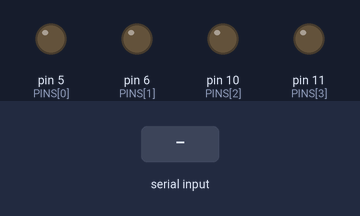
Recording of a sketch running on a simulated Arduino Uno, built with avr-gcc and run on an emulated ATmega328P. Shown: output pins drawn as LEDs (lit = HIGH). The inputs (shaded band) are chosen by the test bench.

Above: at 1.2 s.
1.3 s: "H" received over Serial
At 2.5 s:
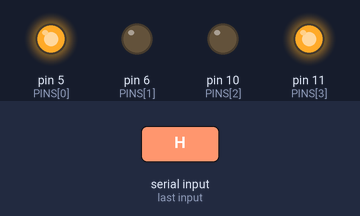
2.8 s: "J" received over Serial
At 4.2 s:
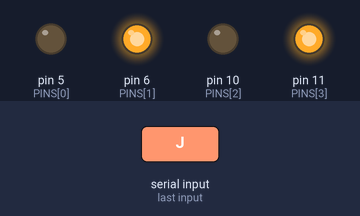
4.8 s: "K" received over Serial
At 5.8 s:
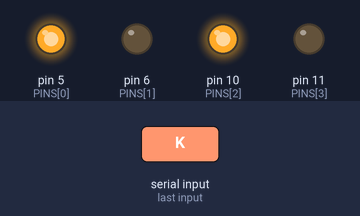
6.8 s: "L" received over Serial
At 8.5 s:
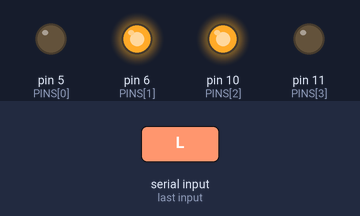
8.8 s: "X" received over Serial
At 9.6 s:
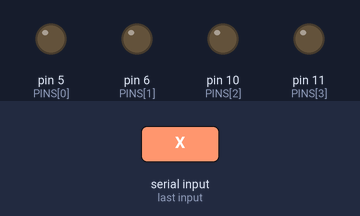
Timing chart, 0 to 11.3 s (numbered marks = the images above; inputs shaded):
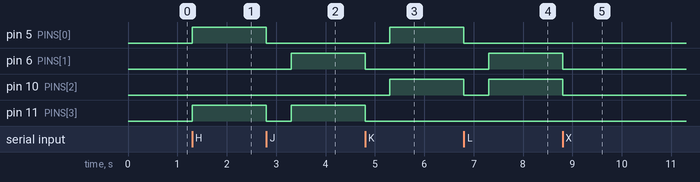

The sketch:

sketch.ino
```cpp
#define STOP   1 // 停止状态
#define RUNING 0 // 正在运行状态

const int PINS[] = {5, 6, 10, 11};          // 马达控制接口
const int H[] = {HIGH, LOW, LOW, HIGH};     // 左
const int J[] = {LOW, HIGH, LOW, HIGH};     // 下
const int K[] = {HIGH, LOW, HIGH, LOW};     // 上
const int L[] = {LOW, HIGH, HIGH, LOW};     // 右

bool status = STOP;
char lastCommand = ' ';

void setup() {
    Serial.begin(9600);

    for (int i = 0; i < 4; ++i) {
        pinMode(PINS[i], OUTPUT);
    }
}

void loop() {
    while (Serial.available()) {
        char command = Serial.read();

        switch (command) {
            case 'H':
                if (lastCommand == command) break;
                pause();
                setMode(H);
                break;
            case 'J':
                if (lastCommand == command) break;
                pause();
                setMode(J);
                break;
            case 'K':
                if (lastCommand == command) break;
                pause();
                setMode(K);
                break;
            case 'L':
                if (lastCommand == command) break;
                pause();
                setMode(L);
                break;
            case 'X':
                stop();
                break;
            default:
                stop();
                Serial.println("COMMAND ERROR");
                break;
        }

        lastCommand = command;
    }
}

void pause() {
    if (status) return;

    for (int i = 0; i < 4; ++i) {
        digitalWrite(PINS[i], LOW); // 全部停止,LOW表示慢速停止,HIGH表示快速停止
    }

    delay(500);
}

void stop() {
    pause();

    status = STOP;
}

void setMode(const int *modes) {
    for (int i = 0; i < 4; ++i) {
        digitalWrite(PINS[i], modes[i]);
    }

    status = RUNING;
}
```

Measured:
- after the input at 1.3 s, pin 5 (PINS[0]), pin 11 (PINS[3]): LOW → HIGH at once
- after the input at 2.8 s, pin 5 (PINS[0]): HIGH → LOW at once; pin 6 (PINS[1]): LOW → HIGH after 0.50 s; pin 11 (PINS[3]): HIGH → LOW at once, → HIGH 0.50 s later
- after the input at 4.8 s, pin 5 (PINS[0]), pin 10 (PINS[2]): LOW → HIGH after 0.50 s; pin 6 (PINS[1]), pin 11 (PINS[3]): HIGH → LOW at once
- after the input at 6.8 s, pin 5 (PINS[0]): HIGH → LOW at once; pin 6 (PINS[1]): LOW → HIGH after 0.50 s; pin 10 (PINS[2]): HIGH → LOW at once, → HIGH 0.50 s later
- after the input at 8.8 s, pin 6 (PINS[1]), pin 10 (PINS[2]): HIGH → LOW at once
